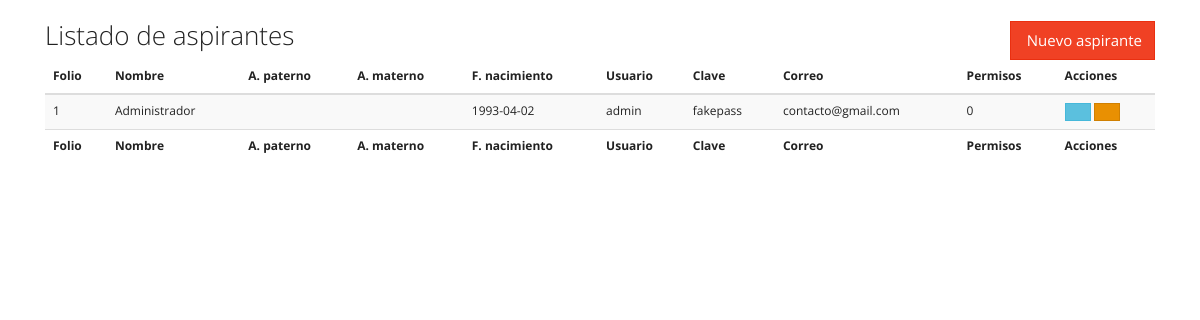
The page /vista/consulta-aspirantes.php on the database its author committed.
### tables this page shows
CREATE TABLE `aspirante` (
  `idAspirante` int(11) NOT NULL,
  `nombre` varchar(45) DEFAULT NULL,
  `paterno` varchar(45) DEFAULT NULL,
  `materno` varchar(45) DEFAULT NULL,
  `fnacimiento` date DEFAULT NULL,
  `folio` varchar(45) NOT NULL,
  `password` varchar(45) NOT NULL,
  `correo` varchar(100) DEFAULT NULL,
  `status` int(11) DEFAULT '1',
  `presento` int(11) DEFAULT '0',
  `idInstitucion` int(11) NOT NULL DEFAULT '1'
);

### vista/consulta-aspirantes.php (the view, shortened to what this page needs)
<!DOCTYPE html>
<html lang="es">
<head>
    <link rel="stylesheet" href="css/bootstrap.css">
    <link rel="stylesheet" href="css/dataTables.bootstrap.min.css">
</head>
<body>
<div class="container">
    <div class="col-md-12 ">
        <h3>Listado de aspirantes
            <a href="#" class="btn btn-danger pull-right menu" onclick="mdformregistra()"><i class="fa fa-user-plus" aria-hidden="true"></i>&nbsp;Nuevo aspirante</a>
        </h3>
    </div>
    <div class="col-md-12">
        <table id="example" class="table table-striped">
            <thead>
                <tr>
                    <th>Folio</th>
                    <th>Nombre</th>
                    <th>A. paterno</th>
                    <th>A. materno</th>
                    <th>F. nacimiento</th>
                    <th>Usuario</th>
                    <th>Clave</th>
                    <th>Correo</th>
                    <th>Permisos</th>
                    <th>Acciones</th>
                </tr>
            </thead>
            <tbody>
            <?php
            require_once 'acceso_mysqli.php';
            $consulta = "SELECT * FROM aspirante";
            if($resultado = $mysqli->query($consulta)){
                while($obj = $resultado->fetch_object())
                { ?>
                    <tr>
                        <td>
                            <?php print($obj->idAspirante);?>
                        </td>
                        <td>
                            <?php print($obj->nombre);?>
                        </td>
                        <td>
                        </td>
                        <td>
                        </td>
                        <td>
                            <?php print($obj->fnacimiento);?>
                        </td>
                        <td>
                            <?php print($obj->folio);?>
                        </td>
                        <td>
                            <?php print($obj->password);?>
                        </td>
                        <td>
                            <?php print($obj->correo);?>
                        </td>
                        <td>
                            <?php print($obj->status);?>
                        </td>
                        <td>
                            <a href="#" onclick="modAspirante(<?php print($obj->idAspirante);?>)" class="btn btn-info"><i class="fa fa-pencil" aria-hidden="true"></i></a>
                            <a href="#" onclick="delAspirante(<?php print($obj->idAspirante);?>)" class="btn btn-warning"><i class="fa fa-trash" aria-hidden="true"></i></a>
                        </td>
                    </tr>
                    <?php }
            } ?>
            </tbody>
            <tfoot>
                <tr>
                    <th>Folio</th>
                    <th>Nombre</th>
                    <th>A. paterno</th>
                    <th>A. materno</th>
                    <th>F. nacimiento</th>
                    <th>Usuario</th>
                    <th>Clave</th>
                    <th>Correo</th>
                    <th>Permisos</th>
                    <th>Acciones</th>
                </tr>
            </tfoot>
        </table>
    </div>
</div>
</body>
</html>

### rows shown on the page
aspirante: idAspirante "1", nombre "Administrador", fnacimiento "1993-04-02", folio "admin", password "fakepass", correo "contacto@gmail.com", status "0"
